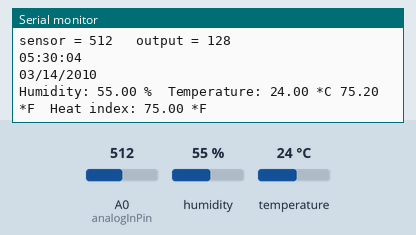
This sketch was run on a simulated Arduino Uno, built with avr-gcc and run on an emulated ATmega328P. Parts: the last lines printed to the serial monitor. Inputs (shaded band) come from the test bench; at power-on: humidity 55 %, A0 (analogInPin) = 512, temperature 24 °C. The local clock reads 2024-03-15 10:24:30 at power-on unless the sketch sets it.

Above: at 7.8 s.
7.9 s: humidity set to 22 %
At 10.3 s:
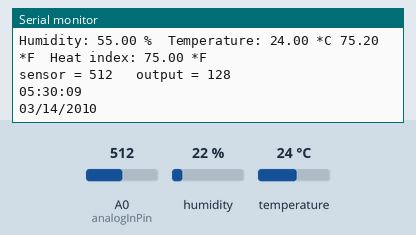
14.3 s: A0 (analogInPin) set to 716
At 19.0 s:
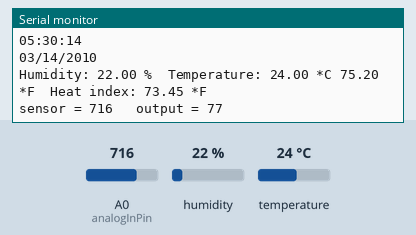
20.7 s: temperature set to 12 °C
At 25.5 s:
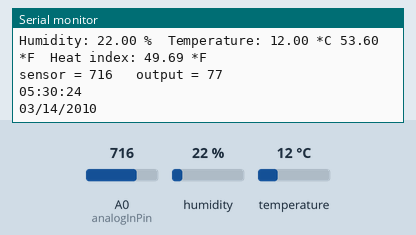
27.1 s: A0 (analogInPin) set to 900
At 30.6 s:
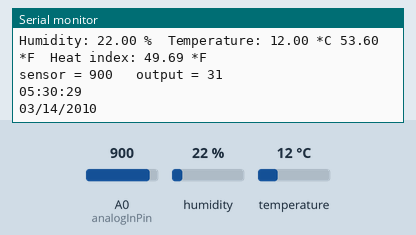
33.5 s: humidity set to 40 %
At 35.6 s:
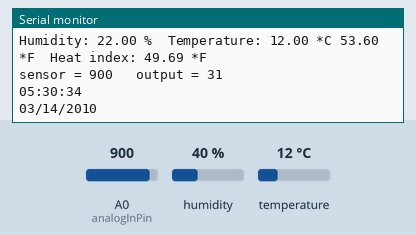
Timing chart, 0 to 37.1 s (numbered marks = the images above; inputs shaded):
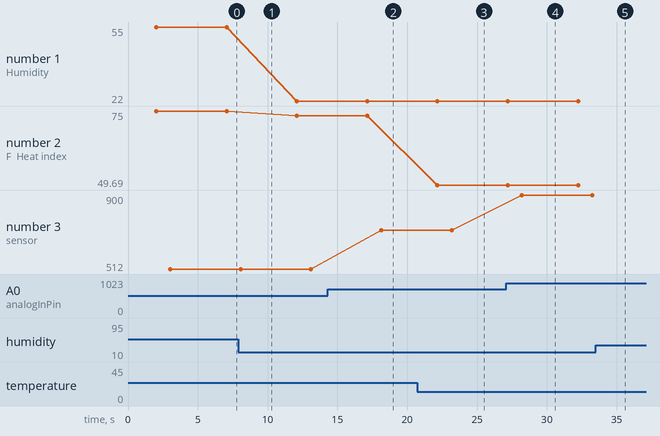

Measured:
- after the input at 14.3 s, the serial monitor: prints a new line after 3.8 s (image 2)
- after the input at 20.7 s, the serial monitor: prints a new line after 1.5 s (image 3)
- after the input at 27.1 s, the serial monitor: prints a new line after 1.1 s (image 4)
- plotted number 1: 55 → 22 after the input at 7.9 s, 22 → 40 after the input at 33.5 s
- plotted number 2: 75 → 73.45 after the input at 7.9 s, 73.45 → 49.69 after the input at 20.7 s, 49.69 → 50.54 after the input at 33.5 s
- plotted number 3: 512 → 716 after the input at 14.3 s, 716 → 900 after the input at 27.1 s

The sketch:

ch.ino
```cpp
// Example testing sketch for various DHT humidity/temperature sensors
// Written by ladyada, public domain

#include "DHT.h"

#define DHTPIN 8     // what pin we're connected to

// Uncomment whatever type you're using!
//#define DHTTYPE DHT11   // DHT 11
#define DHTTYPE DHT11
#include <Wire.h>
#include <Rtc_Pcf8563.h>// DHT 22  (AM2302

// Connect pin 1 (on the left) of the sensor to +5V
// NOTE: If using a board with 3.3V logic like an Arduino Due connect pin 1
// to 3.3V instead of 5V!
// Connect pin 2 of the sensor to whatever your DHTPIN is
// Connect pin 4 (on the right) of the sensor to GROUND
// Connect a 10K resistor from pin 2 (data) to pin 1 (power) of the sensor

// Initialize DHT sensor for normal 16mhz Arduino
DHT dht(8, 11);
Rtc_Pcf8563 rtc;
// NOTE: For working with a faster chip, like an Arduino Due or Teensy, you
// might need to increase the threshold for cycle counts considered a 1 or 0.
// You can do this by passing a 3rd parameter for this threshold.  It's a bit
// of fiddling to find the right value, but in general the faster the CPU the
// higher the value.  The default for a 16mhz AVR is a value of 6.  For an
// Arduino Due that runs at 84mhz a value of 30 works.
// Example to initialize DHT sensor for Arduino Due:
//DHT dht(DHTPIN, DHTTYPE, 30);
const int analogInPin = A0;  // Analog input pin that the potentiometer is attached to

int sensorValue = 0;        // value read from the pot
int outputValue = 0;
void setup() {
  Serial.begin(9600);
  dht.begin();
  //clear out the registers
  rtc.initClock();
  //set a time to start with.
  //day, weekday, month, century(1=1900, 0=2000), year(0-99)
  rtc.setDate(14, 6, 3, 1, 10);
  //hr, min, sec
  rtc.setTime(5, 30, 0);
}

void loop() {
  // Wait a few seconds between measurements.
  delay(2000);

  // Reading temperature or humidity takes about 250 milliseconds!
  // Sensor readings may also be up to 2 seconds 'old' (its a very slow sensor)
  float h = dht.readHumidity();
  // Read temperature as Celsius
  float t = dht.readTemperature();
  // Read temperature as Fahrenheit
  float f = dht.readTemperature(true);

  // Check if any reads failed and exit early (to try again).
  if (isnan(h) || isnan(t) || isnan(f))
  {
    Serial.println("Failed to read from DHT sensor!");
    return;
  }

  // Compute heat index
  // Must send in temp in Fahrenheit!
  float hi = dht.computeHeatIndex(f, h);

  Serial.print("Humidity: ");
  Serial.print(h);
  Serial.print(" %\t");
  Serial.print("Temperature: ");
  Serial.print(t);
  Serial.print(" *C ");
  Serial.print(f);
  Serial.print(" *F\t");
  Serial.print("Heat index: ");
  Serial.print(hi);
  Serial.println(" *F");
   // read the analog in value:
  sensorValue = analogRead(analogInPin);
  // map it to the range of the analog out:
  outputValue = map(sensorValue, 0, 1023, 255, 0);

  delay(1000);// print the results to the serial monitor:
  Serial.print("sensor = " );
  Serial.print(sensorValue);
  Serial.print("\t output = ");
  Serial.println(outputValue);
  // for the analog-to-digital converter to settle
  // after the last reading:
  delay(1000);
   Serial.print(rtc.formatTime());
  Serial.print("\r\n");
  Serial.print(rtc.formatDate());
  Serial.print("\r\n");
  delay(1000);
}
```
